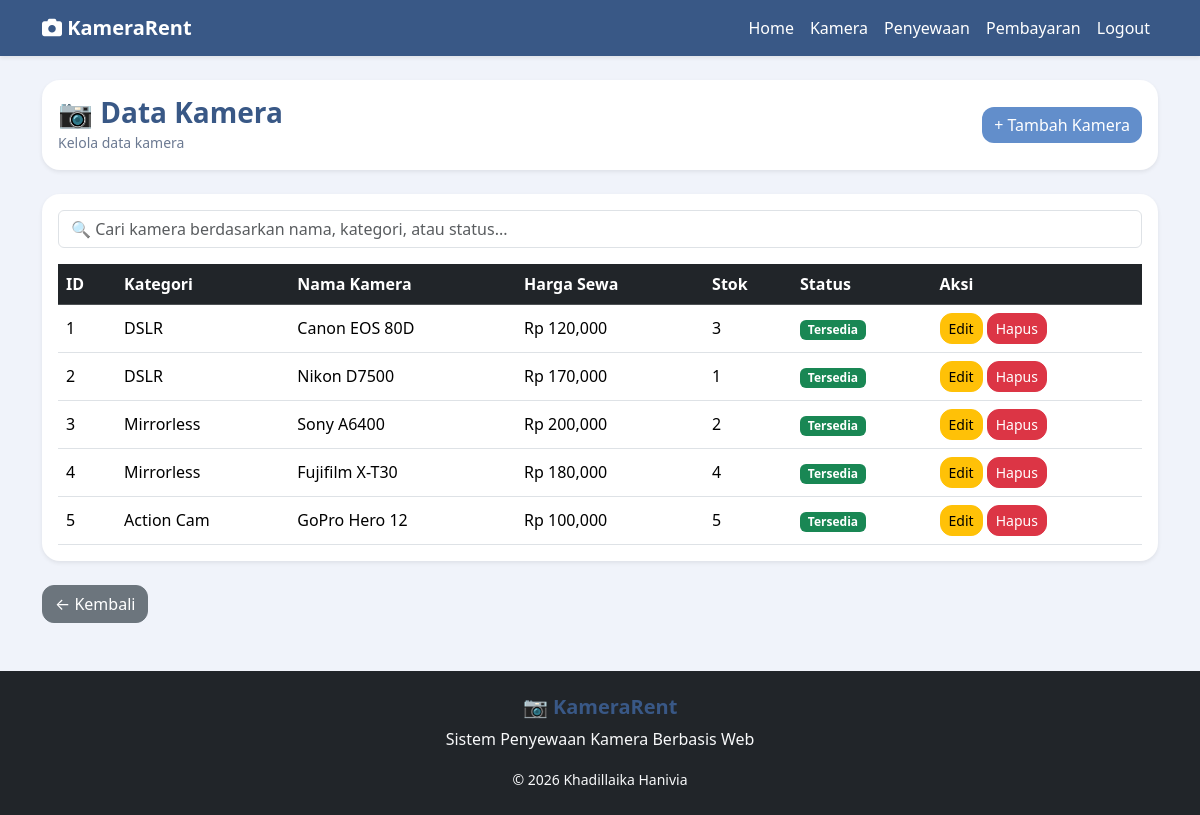
The page /pages/kamera.php (signed in) on the database its author committed.
### tables this page shows
CREATE TABLE `kamera` (
  `id_kamera` int NOT NULL,
  `id_kategori` int NOT NULL,
  `nama_kamera` varchar(100) NOT NULL,
  `harga_sewa` decimal(10,2) NOT NULL,
  `stok` int DEFAULT '0',
  `status` varchar(20) DEFAULT 'Tersedia'
);

CREATE TABLE `kategori_kamera` (
  `id_kategori` int NOT NULL,
  `nama_kategori` varchar(50) NOT NULL
);

### pages/kamera.php (the view, shortened to what this page needs)
<?php
include "../includes/header.php";
$data = mysqli_query($conn, "
SELECT k.*, kk.nama_kategori
FROM kamera k
JOIN kategori_kamera kk
ON k.id_kategori = kk.id_kategori
");
?>
<div class="card shadow-sm mb-4">
    <div class="card-body">
        <div class="d-flex justify-content-between align-items-center">
            <div>
                <h3 class="mb-0">📷 Data Kamera</h3>
                <small class="text-muted">
                    Kelola data kamera
                </small>
            </div>
            <a href="kamera_tambah.php" class="btn btn-primary">
                + Tambah Kamera
            </a>
        </div>
    </div>
</div>
<div class="card shadow-sm">
    <div class="card-body">
        <div class="mb-3">
            <input type="text" id="searchKamera" class="form-control"
                placeholder="🔍 Cari kamera berdasarkan nama, kategori, atau status...">
        </div>
        <div class="table-responsive">
            <table class="table table-hover align-middle" id="tabelKamera">
                <thead class="table-dark">
                    <tr>
                        <th>ID</th>
                        <th>Kategori</th>
                        <th>Nama Kamera</th>
                        <th>Harga Sewa</th>
                        <th>Stok</th>
                        <th>Status</th>
                        <th>Aksi</th>
                    </tr>
                </thead>
                <tbody>
                    <?php while ($row = mysqli_fetch_assoc($data)) { ?>
                        <tr>
                            <td><?= $row['id_kamera']; ?></td>
                            <td><?= $row['nama_kategori']; ?></td>
                            <td><?= $row['nama_kamera']; ?></td>
                            <td>
                                Rp <?= number_format($row['harga_sewa']); ?>
                            </td>
                            <td><?= $row['stok']; ?></td>
                            <td>
                                <?php if ($row['status'] == 'Tersedia') { ?>
                                    <span class="badge bg-success">
                                        Tersedia
                                    </span>
                                <?php } else { ?>
                                    <span class="badge bg-danger">
                                        Tidak Tersedia
                                    </span>
                                <?php } ?>
                            </td>
                            <td class="text-nowrap">
                                <a href="kamera_edit.php?id=<?= $row['id_kamera']; ?>" class="btn btn-warning btn-sm">
                                    Edit
                                </a>
                                <a href="kamera_hapus.php?id=<?= $row['id_kamera']; ?>" class="btn btn-danger btn-sm"
                                    onclick="return confirm('Yakin hapus data?')">
                                    Hapus
                                </a>
                            </td>
                        </tr>
                    <?php } ?>
                </tbody>
            </table>
        </div>
    </div>
</div>
<div class="mt-4">
    <a href="../index.php" class="btn btn-secondary">
        ← Kembali
    </a>
</div>
<?php include "../includes/footer.php"; ?>

### assets/css/style.css (style rules this page uses)
body { background:#F0F3FA; }
.card { border:none; border-radius:18px; box-shadow:0 4px 12px rgba(57,88,134,0.12); transition:0.3s; }
.btn-primary { background:#628ECB; border:none; }
h2, h3, h5 { color:#395886; font-weight:600; }
.text-muted { color:#6c7a92 !important; }
.table { margin-bottom:0; }
.table thead { background:#D5DEEF; color:#395886; }
.btn { border-radius:12px; }

### rows shown on the page
kamera: id_kamera "1", id_kategori.nama_kategori "DSLR", nama_kamera "Canon EOS 80D", harga_sewa "120,000", stok "3", status "Tersedia"
kamera: id_kamera "2", id_kategori.nama_kategori "DSLR", nama_kamera "Nikon D7500", harga_sewa "170,000", stok "1", status "Tersedia"
kamera: id_kamera "3", id_kategori.nama_kategori "Mirrorless", nama_kamera "Sony A6400", harga_sewa "200,000", stok "2", status "Tersedia"
kamera: id_kamera "4", id_kategori.nama_kategori "Mirrorless", nama_kamera "Fujifilm X-T30", harga_sewa "180,000", stok "4", status "Tersedia"
kamera: id_kamera "5", id_kategori.nama_kategori "Action Cam", nama_kamera "GoPro Hero 12", harga_sewa "100,000", stok "5", status "Tersedia"
